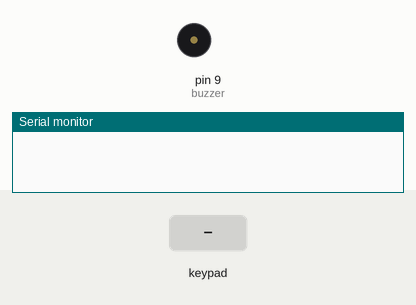
Simulated run of this sketch. Board: Arduino Uno, built with avr-gcc and run on an emulated ATmega328P. Parts: buzzer (waves = sounding), the last lines printed to the serial monitor. The inputs (shaded band) are chosen by the test bench.

Above: at 1.2 s.
1.3 s: keypad keys 2 3 4 5 pressed 0.4 s apart
At 2.7 s:
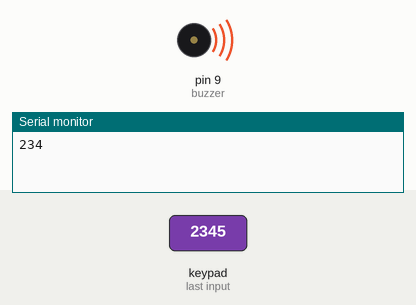
Timing chart, 0 to 4.3 s (numbered marks = the images above; inputs shaded):
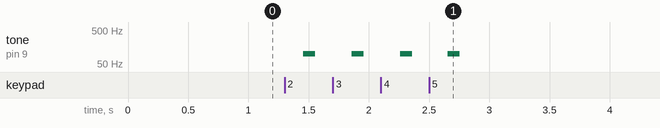

Measured:
- after the input at 1.3 s, tone on pin 9 (buzzer): alternates 100 Hz for 0.10 s and silent for 0.30 s, 8 changes in all, then stays silent, starting after 0.15 s

The sketch:

matrix_keypad_tested_OK.ino
```cpp
#include <Keypad.h>

const int buzzer = 9;               // +VE TERMINAL OF BUZZER CONNECTED TO D9 THROUGHN RESISTOR


unsigned long bus_number[3];
unsigned long send_bus_no;
int k = 0;
const byte ROWS = 4; //four rows
const byte COLS = 4; //three columns
char keys[ROWS][COLS] = {
  {'1', '2', '3', 'A'},
  {'4', '5', '6', 'B'},
  {'7', '8', '9', 'C'},
  {'*', '0', '#', 'D'}
};
byte rowPins[ROWS] = {A0, A1, A2, A3}; //connect to the row pinouts of the kpd
byte colPins[COLS] = {2, 3, 4, 5}; //connect to the column pinouts of the kpd

Keypad kpd = Keypad( makeKeymap(keys), rowPins, colPins, ROWS, COLS );


void setup() {
  Serial.begin(9600);
  pinMode(buzzer, OUTPUT); // Set buzzer - pin 9 as an output

}


void loop() {

  if (kpd.getKeys())   //IF KEY AVAILABLE
  {
    for (int i = 0; i < LIST_MAX; i++) // Scan the whole key list.
    {
      if ( kpd.key[i].stateChanged )   // Only find keys that have changed state.
      {
        switch (kpd.key[i].kstate) {  // Report active key state : IDLE, PRESSED, HOLD, or RELEASED
          case RELEASED:
            tone(buzzer, 100);                 // SOUND BUZZER ....TURN OFF WHEN KeY RELEASED // SOUND BUZZER
            delay(100);
            noTone(buzzer);   // SOUND OFF BUZZER
            if (k < 3)
            {
              bus_number[k++] =  kpd.key[i].kchar;
            }
            break;

        }

        if (k == 3)
        {
          k = 0;
          send_bus_no = 100 * (bus_number[0] - '0') + 10 * (bus_number[1] - '0') + 1 * (bus_number[2] - '0');
          Serial.println(send_bus_no);
        }
      }
    }
  }


}
```
